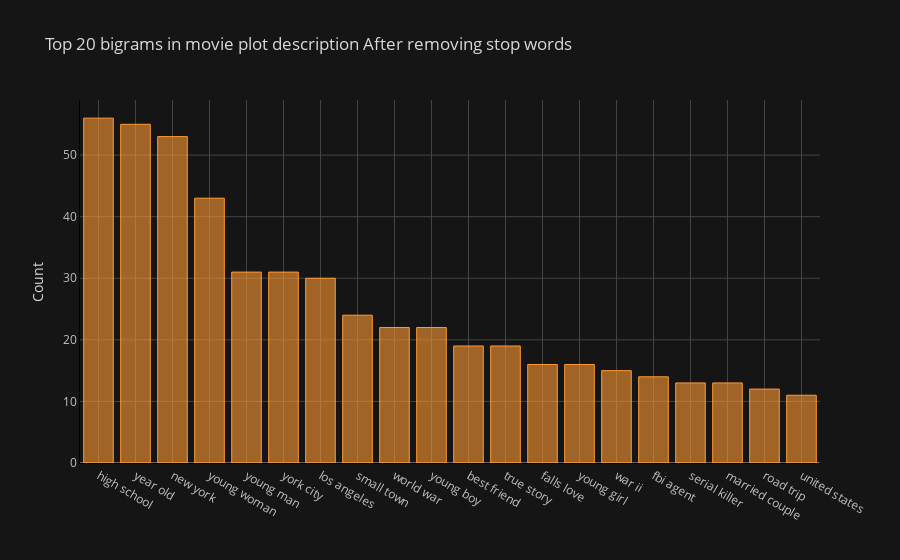

Notebook source saved alongside this figure:
### Code cell
def get_top_n_bigram(corpus, n=None):
    vec = CountVectorizer(ngram_range=(2, 2), stop_words='english').fit(corpus)
    bag_of_words = vec.transform(corpus)
    sum_words = bag_of_words.sum(axis=0) 
    words_freq = [(word, sum_words[0, idx]) for word, idx in vec.vocabulary_.items()]
    words_freq =sorted(words_freq, key = lambda x: x[1], reverse=True)
    return words_freq[:n]
common_words = get_top_n_bigram(data['plot'], 20)
df4 = pd.DataFrame(common_words, columns = ['plot' , 'count'])
df4.groupby('plot').sum()['count'].sort_values(ascending=False).iplot(kind='bar', yTitle='Count', linecolor='black', title='Top 20 bigrams in movie plot description After removing stop words')

### Figure 1 — Plotly figure (JSON) as saved in the notebook; plotly's stock layout.template omitted (floating-point values rounded to 4 significant figures)
{"data": [{"marker": {"color": "rgba(255, 153, 51, 0.6)", "line": {"color": "rgba(255, 153, 51, 1.0)", "width": 1}}, "name": "count", "orientation": "v", "text": "", "type": "bar", "x": ["high school", "year old", "new york", "young woman", "young man", "york city", "los angeles", "small town", "world war", "young boy", "best friend", "true story", "falls love", "young girl", "war ii", "fbi agent", "serial killer", "married couple", "road trip", "united states"], "y": [56, 55, 53, 43, 31, 31, 30, 24, 22, 22, 19, 19, 16, 16, 15, 14, 13, 13, 12, 11]}], "layout": {"legend": {"bgcolor": "#151516", "font": {"color": "#D9D9D9"}}, "paper_bgcolor": "#151516", "plot_bgcolor": "#151516", "title": {"font": {"color": "#D9D9D9"}, "text": "Top 20 bigrams in movie plot description After removing stop words"}, "xaxis": {"gridcolor": "#434343", "linecolor": "black", "showgrid": true, "tickfont": {"color": "#C2C2C2"}, "title": {"font": {"color": "#D9D9D9"}, "text": ""}, "zerolinecolor": "#666570"}, "yaxis": {"gridcolor": "#434343", "linecolor": "black", "showgrid": true, "tickfont": {"color": "#C2C2C2"}, "title": {"font": {"color": "#D9D9D9"}, "text": "Count"}, "zerolinecolor": "#666570"}}}
